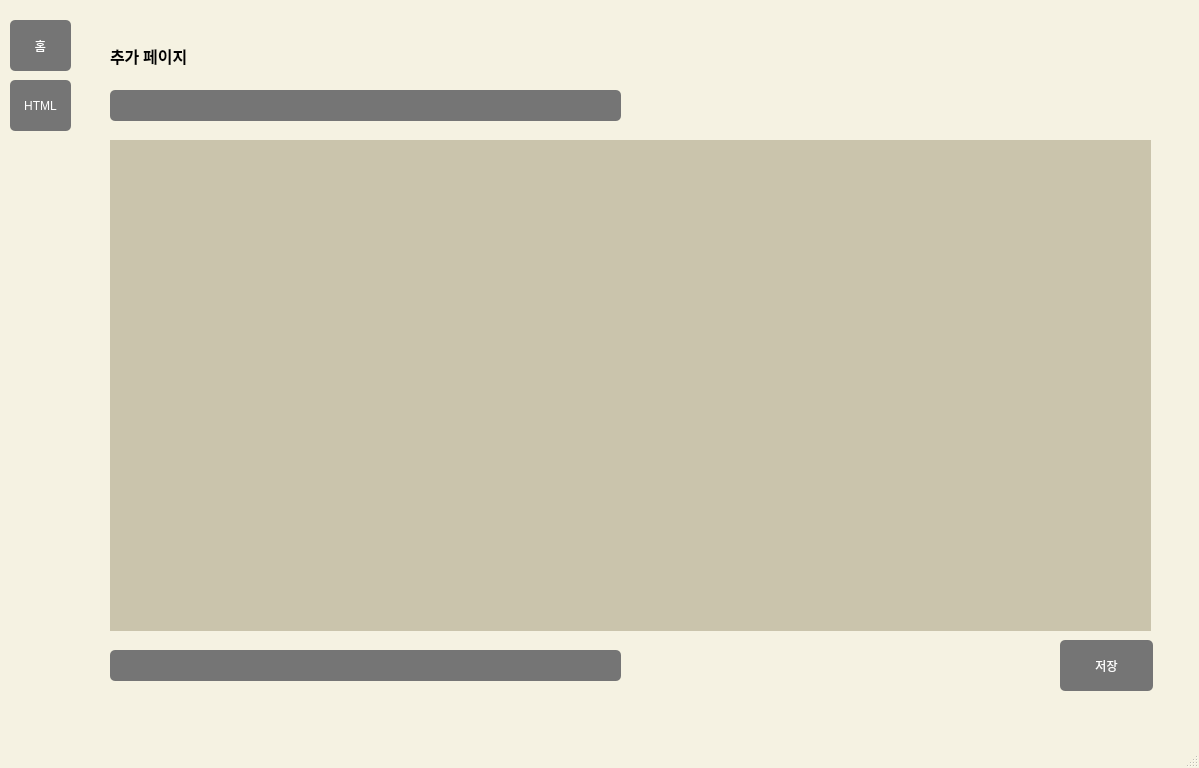
<?xml version="1.0" encoding="UTF-8"?>
<ui version="4.0">
 <class>MainWindow</class>
 <widget class="QMainWindow" name="MainWindow">
  <property name="geometry">
   <rect>
    <x>0</x>
    <y>0</y>
    <width>1199</width>
    <height>768</height>
   </rect>
  </property>
  <property name="palette">
   <palette>
    <active>
     <colorrole role="Base">
      <brush brushstyle="SolidPattern">
       <color alpha="255">
        <red>255</red>
        <green>255</green>
        <blue>255</blue>
       </color>
      </brush>
     </colorrole>
     <colorrole role="Window">
      <brush brushstyle="SolidPattern">
       <color alpha="255">
        <red>245</red>
        <green>242</green>
        <blue>226</blue>
       </color>
      </brush>
     </colorrole>
    </active>
    <inactive>
     <colorrole role="Base">
      <brush brushstyle="SolidPattern">
       <color alpha="255">
        <red>255</red>
        <green>255</green>
        <blue>255</blue>
       </color>
      </brush>
     </colorrole>
     <colorrole role="Window">
      <brush brushstyle="SolidPattern">
       <color alpha="255">
        <red>245</red>
        <green>242</green>
        <blue>226</blue>
       </color>
      </brush>
     </colorrole>
    </inactive>
    <disabled>
     <colorrole role="Base">
      <brush brushstyle="SolidPattern">
       <color alpha="255">
        <red>245</red>
        <green>242</green>
        <blue>226</blue>
       </color>
      </brush>
     </colorrole>
     <colorrole role="Window">
      <brush brushstyle="SolidPattern">
       <color alpha="255">
        <red>245</red>
        <green>242</green>
        <blue>226</blue>
       </color>
      </brush>
     </colorrole>
    </disabled>
   </palette>
  </property>
  <property name="cursor">
   <cursorShape>OpenHandCursor</cursorShape>
  </property>
  <property name="windowTitle">
   <string>SmartCrawling</string>
  </property>
  <property name="windowIcon">
   <iconset>
    <normaloff>logo.ico</normaloff>logo.ico</iconset>
  </property>
  <widget class="QWidget" name="centralwidget">
   <widget class="QPushButton" name="pushButton_6">
    <property name="geometry">
     <rect>
      <x>10</x>
      <y>20</y>
      <width>61</width>
      <height>51</height>
     </rect>
    </property>
    <property name="cursor">
     <cursorShape>PointingHandCursor</cursorShape>
    </property>
    <property name="styleSheet">
     <string notr="true">background-color:rgb(117, 117, 117);
color:white;
border-radius:5px;</string>
    </property>
    <property name="text">
     <string>홈</string>
    </property>
   </widget>
   <widget class="QPushButton" name="pushButton_7">
    <property name="geometry">
     <rect>
      <x>10</x>
      <y>80</y>
      <width>61</width>
      <height>51</height>
     </rect>
    </property>
    <property name="cursor">
     <cursorShape>PointingHandCursor</cursorShape>
    </property>
    <property name="styleSheet">
     <string notr="true">background-color:rgb(117, 117, 117);
color:white;
border-radius:5px;</string>
    </property>
    <property name="text">
     <string>HTML</string>
    </property>
   </widget>
   <widget class="QLabel" name="label">
    <property name="geometry">
     <rect>
      <x>110</x>
      <y>30</y>
      <width>261</width>
      <height>51</height>
     </rect>
    </property>
    <property name="font">
     <font>
      <family>Agency FB</family>
      <pointsize>12</pointsize>
      <weight>75</weight>
      <bold>true</bold>
     </font>
    </property>
    <property name="text">
     <string>추가 페이지</string>
    </property>
   </widget>
   <widget class="QTextEdit" name="up_image_edit">
    <property name="geometry">
     <rect>
      <x>110</x>
      <y>90</y>
      <width>511</width>
      <height>31</height>
     </rect>
    </property>
    <property name="styleSheet">
     <string notr="true">background-color:rgb(117, 117, 117);
color:white;
border-radius:5px;</string>
    </property>
    <property name="frameShape">
     <enum>QFrame::NoFrame</enum>
    </property>
    <property name="html">
     <string>&lt;!DOCTYPE HTML PUBLIC &quot;-//W3C//DTD HTML 4.0//EN&quot; &quot;http://www.w3.org/TR/REC-html40/strict.dtd&quot;&gt;
&lt;html&gt;&lt;head&gt;&lt;meta name=&quot;qrichtext&quot; content=&quot;1&quot; /&gt;&lt;style type=&quot;text/css&quot;&gt;
p, li { white-space: pre-wrap; }
&lt;/style&gt;&lt;/head&gt;&lt;body style=&quot; font-family:'Gulim'; font-size:9pt; font-weight:400; font-style:normal;&quot;&gt;
&lt;p style=&quot;-qt-paragraph-type:empty; margin-top:0px; margin-bottom:0px; margin-left:0px; margin-right:0px; -qt-block-indent:0; text-indent:0px;&quot;&gt;&lt;br /&gt;&lt;/p&gt;&lt;/body&gt;&lt;/html&gt;</string>
    </property>
   </widget>
   <widget class="QTextEdit" name="html_edit">
    <property name="geometry">
     <rect>
      <x>110</x>
      <y>140</y>
      <width>1041</width>
      <height>491</height>
     </rect>
    </property>
    <property name="styleSheet">
     <string notr="true">background-color:rgb(202, 196, 172);
color:white;</string>
    </property>
    <property name="frameShape">
     <enum>QFrame::NoFrame</enum>
    </property>
    <property name="html">
     <string>&lt;!DOCTYPE HTML PUBLIC &quot;-//W3C//DTD HTML 4.0//EN&quot; &quot;http://www.w3.org/TR/REC-html40/strict.dtd&quot;&gt;
&lt;html&gt;&lt;head&gt;&lt;meta name=&quot;qrichtext&quot; content=&quot;1&quot; /&gt;&lt;style type=&quot;text/css&quot;&gt;
p, li { white-space: pre-wrap; }
&lt;/style&gt;&lt;/head&gt;&lt;body style=&quot; font-family:'Gulim'; font-size:9pt; font-weight:400; font-style:normal;&quot;&gt;
&lt;p style=&quot;-qt-paragraph-type:empty; margin-top:0px; margin-bottom:0px; margin-left:0px; margin-right:0px; -qt-block-indent:0; text-indent:0px;&quot;&gt;&lt;br /&gt;&lt;/p&gt;&lt;/body&gt;&lt;/html&gt;</string>
    </property>
   </widget>
   <widget class="QTextEdit" name="down_image_edit">
    <property name="geometry">
     <rect>
      <x>110</x>
      <y>650</y>
      <width>511</width>
      <height>31</height>
     </rect>
    </property>
    <property name="styleSheet">
     <string notr="true">background-color:rgb(117, 117, 117);
color:white;
border-radius:5px;</string>
    </property>
    <property name="frameShape">
     <enum>QFrame::NoFrame</enum>
    </property>
    <property name="html">
     <string>&lt;!DOCTYPE HTML PUBLIC &quot;-//W3C//DTD HTML 4.0//EN&quot; &quot;http://www.w3.org/TR/REC-html40/strict.dtd&quot;&gt;
&lt;html&gt;&lt;head&gt;&lt;meta name=&quot;qrichtext&quot; content=&quot;1&quot; /&gt;&lt;style type=&quot;text/css&quot;&gt;
p, li { white-space: pre-wrap; }
&lt;/style&gt;&lt;/head&gt;&lt;body style=&quot; font-family:'Gulim'; font-size:9pt; font-weight:400; font-style:normal;&quot;&gt;
&lt;p style=&quot;-qt-paragraph-type:empty; margin-top:0px; margin-bottom:0px; margin-left:0px; margin-right:0px; -qt-block-indent:0; text-indent:0px;&quot;&gt;&lt;br /&gt;&lt;/p&gt;&lt;/body&gt;&lt;/html&gt;</string>
    </property>
   </widget>
   <widget class="QPushButton" name="pushButton">
    <property name="geometry">
     <rect>
      <x>1060</x>
      <y>640</y>
      <width>93</width>
      <height>51</height>
     </rect>
    </property>
    <property name="cursor">
     <cursorShape>PointingHandCursor</cursorShape>
    </property>
    <property name="styleSheet">
     <string notr="true">background-color:rgb(117, 117, 117);
color:white;
border-radius:5px;</string>
    </property>
    <property name="text">
     <string>저장</string>
    </property>
   </widget>
  </widget>
  <widget class="QMenuBar" name="menubar">
   <property name="geometry">
    <rect>
     <x>0</x>
     <y>0</y>
     <width>1199</width>
     <height>21</height>
    </rect>
   </property>
  </widget>
  <widget class="QStatusBar" name="statusbar"/>
 </widget>
 <resources/>
 <connections>
  <connection>
   <sender>pushButton_6</sender>
   <signal>clicked()</signal>
   <receiver>MainWindow</receiver>
   <slot>home_settings()</slot>
   <hints>
    <hint type="sourcelabel">
     <x>32</x>
     <y>70</y>
    </hint>
    <hint type="destinationlabel">
     <x>52</x>
     <y>854</y>
    </hint>
   </hints>
  </connection>
  <connection>
   <sender>pushButton</sender>
   <signal>clicked()</signal>
   <receiver>MainWindow</receiver>
   <slot>replace_html()</slot>
   <hints>
    <hint type="sourcelabel">
     <x>1122</x>
     <y>692</y>
    </hint>
    <hint type="destinationlabel">
     <x>1114</x>
     <y>782</y>
    </hint>
   </hints>
  </connection>
 </connections>
 <slots>
  <slot>home_settings()</slot>
  <slot>replace_html()</slot>
 </slots>
</ui>
